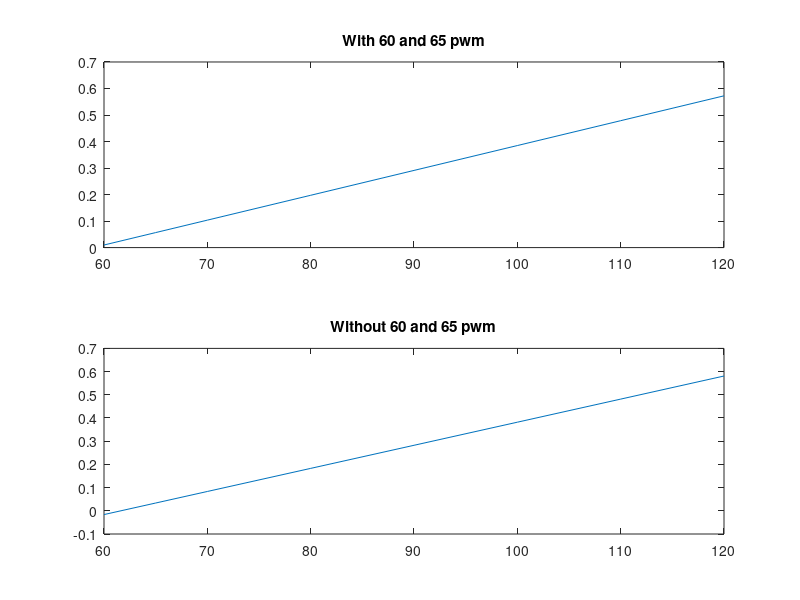

Write the MATLAB code that produced this figure.
x = [60 65 70 80 90 100 110 120];
y = [0.018 0.066 0.1 0.209 0.266 0.347 0.499 0.589 ];
coef1 = polyfit(x,y,1)
plot1 = polyval(coef1, x);
x2 = [60 65 70 80 90 100 110 120];
y2 = [0 0 0.1 0.209 0.266 0.347 0.499 0.589 ];
coef2 = polyfit(x2,y2,1)
plot2 = polyval(coef2, x2);



figure('Name','Interpolation');
subplot(2,1,1)
plot(x,plot1)
title('With 60 and 65 pwm')
subplot(2,1,2)
plot(x2,plot2)
title('Without 60 and 65 pwm')
